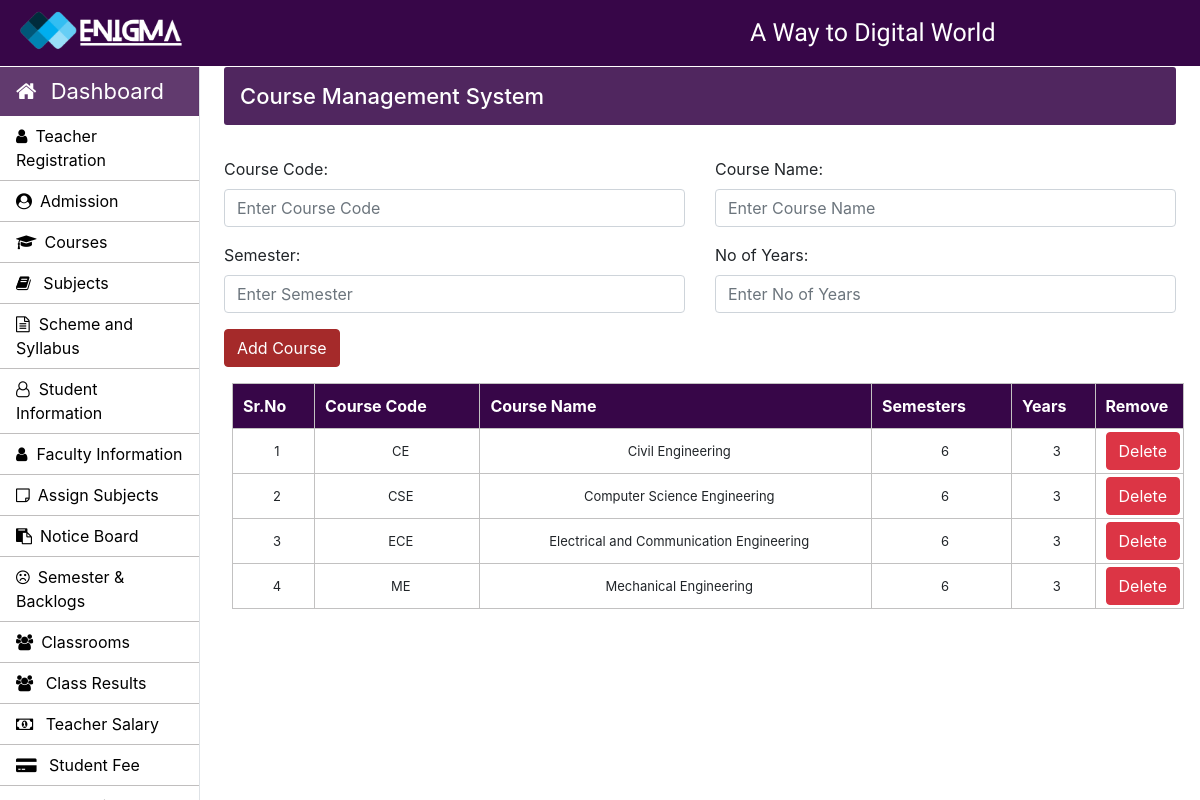
The page /Admin/courses.php (signed in) on the database its author committed.
### tables this page shows
CREATE TABLE `courses` (
  `course_code` varchar(10) NOT NULL,
  `course_name` varchar(50) NOT NULL,
  `semester_or_year` varchar(10) NOT NULL,
  `no_of_year` int(10) NOT NULL
);

### Admin/courses.php (the view, shortened to what this page needs)
<?php
		require_once "../connection/connection.php";
	?>
<!doctype html>
<html lang="en">
	<head>
	</head>
	<body>
		<?php include('../common/common-header.php') ?>
		<?php include('../common/admin-sidebar.php') ?>
		<main role="main" class="col-xl-10 col-lg-9 col-md-8 ml-sm-auto px-md-4 mb-2 w-100">
			<div class="sub-main">
				<div class="bar-margin text-center d-flex flex-wrap flex-md-nowrap pt-3 pb-2 mb-3 text-white admin-dashboard pl-3">
					<h4>Course Management System </h4>
				</div>
				<div class="row">
					<div class="col-md-12">
						<form action="courses.php" method="post">
							<div class="row mt-3">
								<div class="col-md-6">
									<div class="form-group">
										<label for="exampleInputEmail1">Course Code: </label>
										<input type="text" name="course_code" class="form-control" required placeholder="Enter Course Code">
									</div>
								</div>
								<div class="col-md-6">
									<div class="form-group">
										<label for="exampleInputPassword1">Course Name:</label>
										<input type="text" name="course_name" class="form-control" required placeholder="Enter Course Name">
									</div>
								</div>
							</div>
							<div class="row">
								<div class="col-md-6">
									<div class="form-group">
										<label for="exampleInputEmail1">Semester:</label>
										<input type="text" name="semester_or_year" class="form-control" required placeholder="Enter Semester">
									</div>
								</div>
								<div class="col-md-6">
									<div class="form-group">
										<label for="exampleInputPassword1">No of Years:</label>
										<input type="text" name="no_of_year" class="form-control" required  placeholder="Enter No of Years">
									</div>
								</div>
							</div>
							<div class="row w-100">
								<div class="col-md-12">
									<input type="submit" name="sub" value="Add Course" class=" btn btn-primary ml-auto">
								</div>
							</div>
						</form>
					</div>
				</div>
				<div class="row">
					<div class="col-md-12 ml-2">
						<section class="mt-3">
							<table class="w-100 table-elements mb-5 table-three-tr" cellpadding="3">
								<tr class="table-tr-head table-three text-white">
									<th>Sr.No</th>
									<th>Course Code</th>
									<th>Course Name</th>
									<th>Semesters</th>
									<th>Years</th>
									<th>Remove</th>
								</tr>
								<?php
									$sr=1;
									$query="select course_code,course_name,semester_or_year,no_of_year from courses";
									$run=mysqli_query($con,$query);
									while($row=mysqli_fetch_array($run)) {
									echo	"<tr style='text-align:center'>";
									echo	"<td>".$sr++."</td>";
									echo	"<td>".$row['course_code']."</td>";
									echo	"<td>".$row['course_name']."</td>";
									echo	"<td>".$row['semester_or_year']."</td>";
									echo	"<td>".$row['no_of_year']."</td>";
									echo	"<td width='20'><a class='btn btn-danger' href=delete-function.php?course_code=".$row['course_code'].">Delete</a></td>";
									echo	"</tr>";
									}
								?>
							</table>
						</section>
					</div>
				</div>
			</div>
		</main>
	</body>
</html>

### Css/style.css (style rules this page uses)
h4 { font-size: 22px; }
.admin-dashboard { margin-top: 1px !important; background: #370648de !important; border-radius: 3px; }
.table-elements tr, td, th { font-size: 13px; border: 1px solid rgb(194, 193, 193); padding-left: 10px !important; }
.table-three { background: #370648 !important; }
.table-tr-head { height: 45px !important; padding: 10px !important; margin-top: 5px !important; }
.table-font-for-transcript td, th { font-size: 16px !important; }

### rows shown on the page
courses: course_code "CE", course_name "Civil Engineering", semester_or_year "6", no_of_year "3"
courses: course_code "CSE", course_name "Computer Science Engineering", semester_or_year "6", no_of_year "3"
courses: course_code "ECE", course_name "Electrical and Communication Engineering", semester_or_year "6", no_of_year "3"
courses: course_code "ME", course_name "Mechanical Engineering", semester_or_year "6", no_of_year "3"
